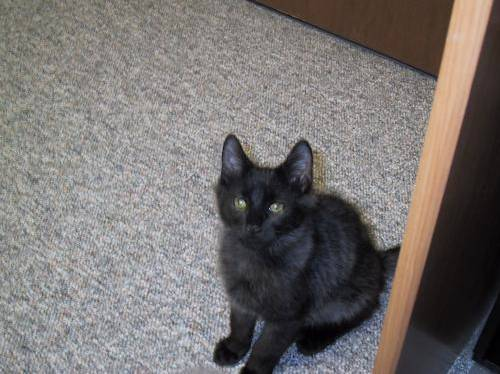
#> input picture deeplearning/datasets/animals/cats/cats_00055.jpg, 500 x 374 px
$ python knn.py --dataset datasets/animals/cats
#> lines starting #> are read from the running program, lines starting #| are printed output that depends on the picture
### deeplearning/datasets/simpledatasetloader.py
import numpy as np
import cv2
import os


class SimpleDatasetLoader:
    def __init__(self, preprocessors=None):
        self.preprocessors = preprocessors
        if self.preprocessors is None:
            self.preprocessors = []

    def load(self, imagePaths, verbose=-1):

#> called with verbose = 500
        data = []
        labels = []
        for (i, imagePath) in enumerate(imagePaths):
            image = cv2.imread(imagePath)
#> image is the input picture: shape (374, 500, 3); mean B, G, R 112.7, 114.2, 118.8
            label = imagePath.split(os.path.sep)[-2]

            if self.preprocessors is not None:
                for p in self.preprocessors:
                    image = p.preprocess(image)
#> this loop made 1 pass
#> pass 1, in load, `image = p.preprocess(image)`:
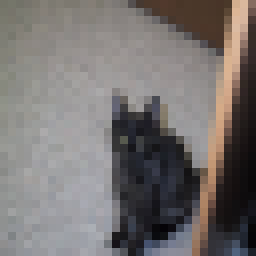
#> image: shape (32, 32, 3) (shown 8 times larger); mean B, G, R 112.7, 114.2, 118.8

            data.append(image)
            labels.append(label)

            if verbose > 0 and i > 0 and (i + 1) % verbose == 0:
                print("[INFO] processed {}/{}".format(i + 1, len(imagePaths)))
#> pass 2 of the loop in load, `for (i, imagePath) in enumerate(imagePaths):`:
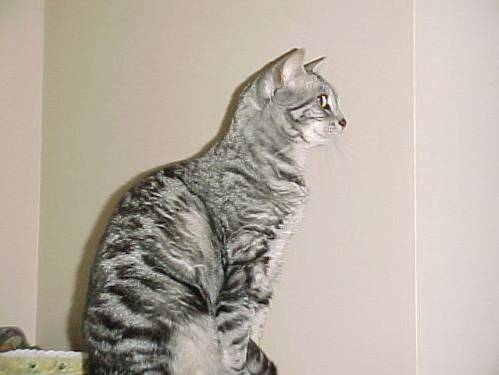
#> input picture deeplearning/datasets/animals/cats/cats_00058.jpg, 499 x 375 px
#> in load, image is the input picture: shape (375, 499, 3); mean B, G, R 163, 174.1, 183.9
#> the loop in load, `for p in self.preprocessors:` made 1 pass
#> pass 1, in load, `image = p.preprocess(image)`:
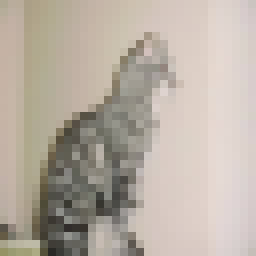
#> image: shape (32, 32, 3) (shown 8 times larger); mean B, G, R 163, 174.1, 183.9

        return (np.array(data), np.array(labels))

### deeplearning/preprocessing/simplepreprocessor.py
import cv2


class SimplePreprocessor:
    def __init__(self, width, height, inter=cv2.INTER_AREA):
        self.width = width
        self.height = height
        self.inter = inter
        # store the target image width, height, and interpolation # method used when resizing

    def preprocess(self, image):
        return cv2.resize(image, (self.width, self.height), interpolation=self.inter)

### deeplearning/knn.py
from sklearn.neighbors import KNeighborsClassifier
from sklearn.preprocessing import LabelEncoder
from sklearn.model_selection import train_test_split
from sklearn.metrics import classification_report
from preprocessing.simplepreprocessor import SimplePreprocessor
from datasets.simpledatasetloader import SimpleDatasetLoader
from imutils import paths
import argparse

ap = argparse.ArgumentParser()
ap.add_argument("-d", "--dataset", required=True,
                help="path to input dataset")
ap.add_argument("-k", "--neighbors", type=int, default=1,
                help="# of nearest neighbors for classification")
ap.add_argument("-j", "--jobs", type=int, default=-1,
                help="# of jobs for k-NN distance (-1 uses all available cores)")
args = vars(ap.parse_args())

# grab the list of images that we’ll be describing
print("[INFO] loading images...")
imagePaths = list(paths.list_images(args["dataset"]))

# initialize the image preprocessor, load the dataset from disk,
# and reshape the data matrix
sp = SimplePreprocessor(32, 32)
sdl = SimpleDatasetLoader(preprocessors=[sp])
(data, labels) = sdl.load(imagePaths, verbose=500)
data = data.reshape((data.shape[0], 3072))

# show some information on memory consumption of the images
print("[INFO] features matrix: {:.1f}MB".format(
    data.nbytes / (1024 * 1000.0)))
#| [INFO] features matrix: 0.0MB

# encode the labels as integers
le = LabelEncoder()
labels = le.fit_transform(labels)
#> labels = [0, 0]

# partition the data into training and testing splits using 75% of
# the data for training and the remaining 25% for testing
(trainX, testX, trainY, testY) = train_test_split(data, labels,
                                                  test_size=0.25, random_state=42)
#> trainY = [0]; testY = [0]

# train and evaluate a k-NN classifier on the raw pixel intensities
print("[INFO] evaluating k-NN classifier...")
model = KNeighborsClassifier(n_neighbors=args["neighbors"],
                             n_jobs=args["jobs"])
model.fit(trainX, trainY)
print(classification_report(testY, model.predict(testX),
                            target_names=le.classes_))
#|               precision    recall  f1-score   support
#|         cats       1.00      1.00      1.00         1
#|     accuracy                           1.00         1
#|    macro avg       1.00      1.00      1.00         1
#| weighted avg       1.00      1.00      1.00         1
